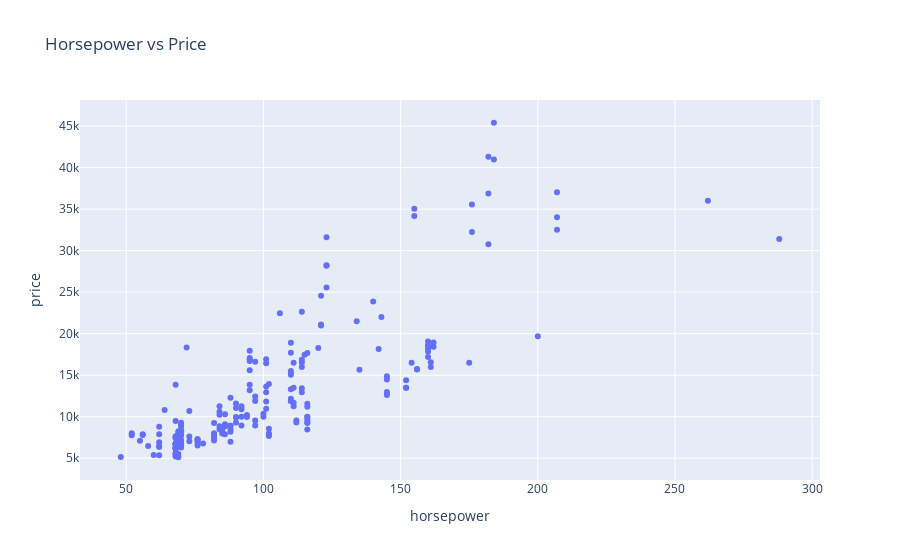

Notebook code for this chart:
### Code cell
fig = px.scatter(df, x='horsepower', y='price', title='Horsepower vs Price')
fig.show()

### Figure 1 — Plotly figure (JSON) as saved in the notebook; plotly's stock layout.template omitted (floating-point values rounded to 4 significant figures; data arrays with more than 128 entries replaced by an {"elided": "..."} marker saying what was removed)
{"data": [{"hovertemplate": "horsepower=%{x}<br>price=%{y}<extra></extra>", "legendgroup": "", "marker": {"color": "#636efa", "symbol": "circle"}, "mode": "markers", "name": "", "orientation": "v", "showlegend": false, "type": "scatter", "x": {"elided": "205 int values"}, "xaxis": "x", "y": {"elided": "205 float values"}, "yaxis": "y"}], "layout": {"legend": {"tracegroupgap": 0}, "title": {"text": "Horsepower vs Price"}, "xaxis": {"anchor": "y", "domain": [0, 1], "title": {"text": "horsepower"}}, "yaxis": {"anchor": "x", "domain": [0, 1], "title": {"text": "price"}}}}
